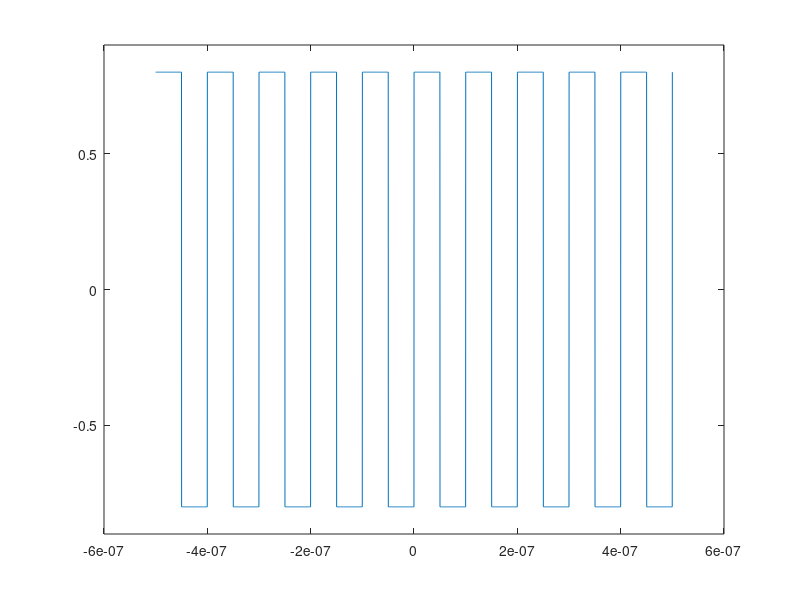
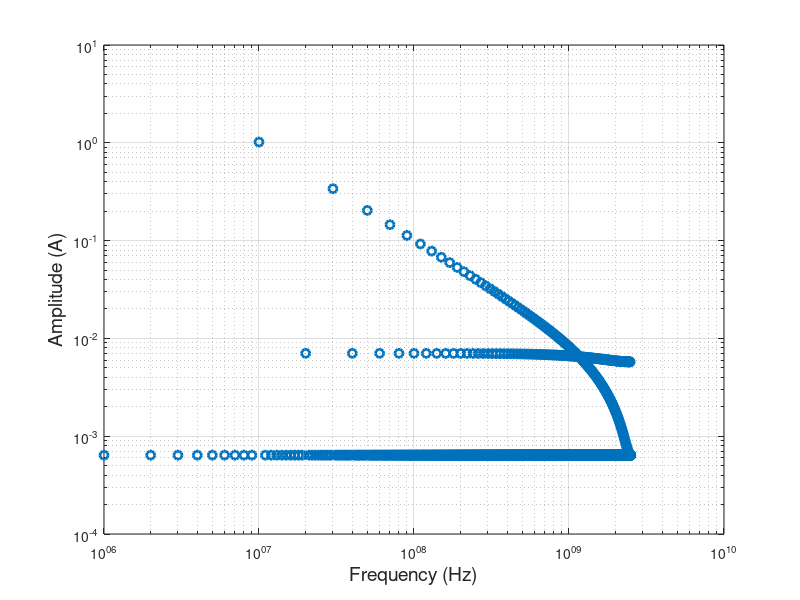

These figures' MATLAB source, in order:
%% Clear Vars
clearvars
close all
clc

%% Set Vars
sampleLen = 5000;
duty = 50.2;
amplitude = 0.8;
frequency = 10e6;

%% Generate Time Vector
t = linspace(-500e-9, 500e-9, sampleLen);

%% Generate Square Wave
idealWave = amplitude*square(2*pi*frequency*t, duty);

%% Plot
figure(1)
plot(t, idealWave)
ylim([-0.9 0.9])

%% FFT of Ideal Square Wave
DataFFT = fft(idealWave, sampleLen) ./ sampleLen .* 2;
f_HZ = (0:sampleLen/2-1)*(5e9/sampleLen);
dataFFT = abs(DataFFT(1:floor(sampleLen/2)));
figure (2)
loglog(f_HZ, dataFFT, 'o', 'LineWidth', 2)
grid on;
xlabel('Frequency (Hz)', 'FontSize', 14)
ylabel('Amplitude (A)', 'FontSize', 14)
% xlim([0 3e9])